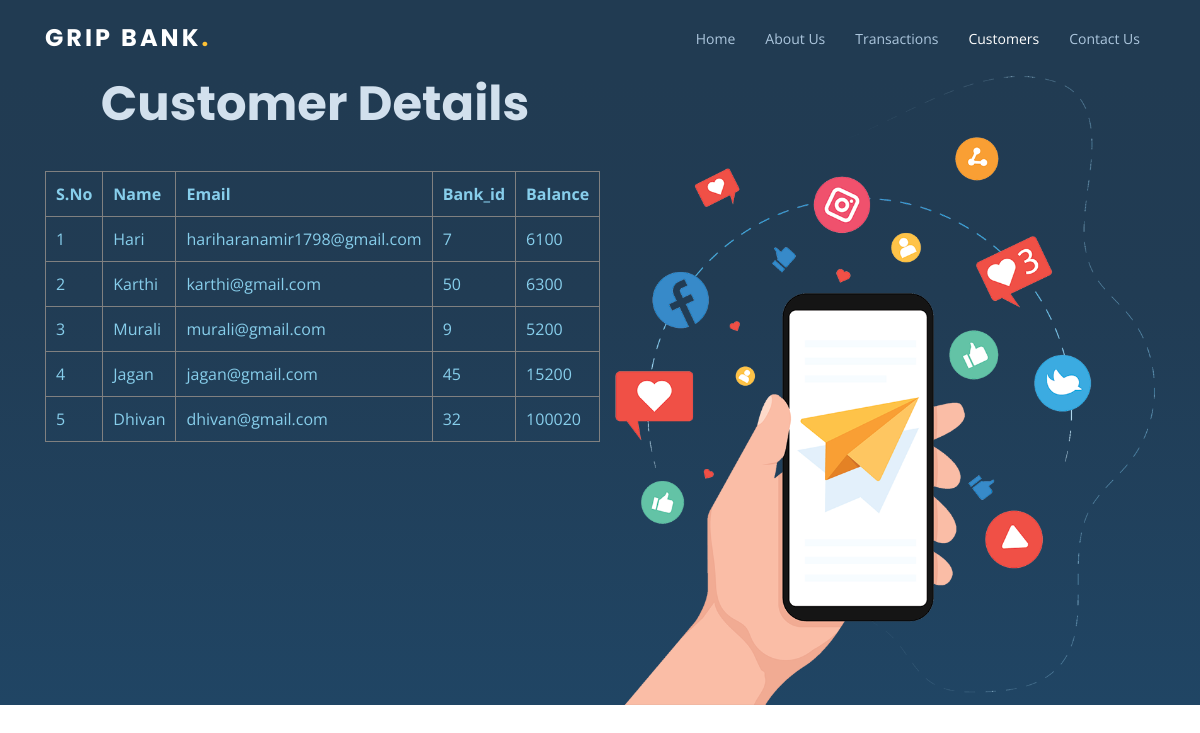
The app's page /customers/ with its own data.
### app/models.py (models this page shows)
class Account(models.Model):
    name=models.CharField(max_length=256)
    email=models.EmailField(max_length=256)
    bank_id=models.IntegerField()
    balance=models.IntegerField()

### app/views.py (the view)
# urls.py: path('customers/',views.Customers,name='customers'),
def Customers(request):
    customer=Account.objects.all()
    context={'customer':customer}
    return render(request,'customers.html',context)

### app/templates/customers.html (shortened to what this page needs)
<!DOCTYPE html>
<html lang="en">
{% load static %}
<head>
  <link href="{% static 'registration/assets/vendor/bootstrap/css/bootstrap.min.css' %}" rel="stylesheet">
  <link href="{% static 'registration/assets/vendor/icofont/icofont.min.css' %}" rel="stylesheet">
  <link href="{% static 'registration/assets/vendor/boxicons/css/boxicons.min.css' %}" rel="stylesheet">
  <link href="{% static 'registration/assets/vendor/owl.carousel/assets/owl.carousel.min.css' %}" rel="stylesheet">
  <link href="{% static 'registration/assets/vendor/venobox/venobox.css' %}" rel="stylesheet">
  <link href="{% static 'registration/assets/vendor/aos/aos.css' %}" rel="stylesheet">
  <link href="{% static 'registration/assets/css/style.css' %}" rel="stylesheet">
</head>
<body>
  <header id="header">
    <div class="container d-flex align-items-center">
      <div class="logo mr-auto">
        <h1 class="text-light"><a href="{% url 'home' %}">Grip Bank<span>.</span></a></h1>
      </div>
      <nav class="nav-menu d-none d-lg-block">
        <ul>
          <li><a href="{% url 'home' %}">Home</a></li>
          <li><a href="{% url 'about' %}">About Us</a></li>
          <li><a href="{% url 'transaction' %}">Transactions</a></li>
          <li class="active" ><a href="{% url 'customers' %}">Customers</a></li>
          <li><a href="{% url 'contact' %}">Contact Us</a></li>
        </ul>
      </nav>
    </div>
  </header>
  <section id="hero">
    <div class="container">
      <div class="row d-flex ">
      <div class=" col-lg-6 py-5 py-lg-0 order-2 order-lg-1" data-aos="fade-right">
        <h1 align='center'>Customer Details</h1>
        <br>
       <table border="1" align="center" cellpadding='10' class="table-tb">
        <thead>
           <th style="color: skyblue;">S.No</th>
            <th style="color: skyblue;">Name</th>
            <th style="color: skyblue;">Email</th>
           <th style="color: skyblue;">Bank_id</th>
           <th style="color: skyblue;">Balance</th>
        </thead>
        <tbody>
             {% for i in customer %}
            <tr>
               <td style="color: skyblue;">{{ i.id }}</td>
               <td style="color: skyblue;">{{ i.name }}</td>
               <td style="color: skyblue;">{{ i.email }}</td>
               <td style="color: skyblue;">{{ i.bank_id }}</td>
               <td style="color: skyblue;">{{ i.balance }}</td>
           </tr>
       </tbody>
  {% endfor %}
</div>
</div>
      </div>
      <div class="col-lg-6 order-1 order-lg-2 hero-img" data-aos="fade-left">
        <img src="{% static 'registration/assets/img/hero-img.png' %}" class="img-fluid" alt="">
      </div>
  </section>
</body>
</html>

### app/static/registration/assets/css/style.css (style rules this page uses)
body { font-family: "Open Sans", sans-serif; color: #444444; }
a { color: #fdc134; }
h1, h2, h3, h4, h5, h6 { font-family: "Raleway", sans-serif; }
#header { z-index: 997; transition: all 0.5s; padding: 16px 0; background: #213b52; }
#header .logo h1 { font-size: 24px; margin: 0; padding: 10px 0; line-height: 1; font-weight: 700; letter-spacing: 3px; text-transform: uppercase; font-family: "Poppins", sans-serif; }
#header .logo h1 a, #header .logo h1 a:hover { color: #fff; text-decoration: none; }
#header .logo h1 a span, #header .logo h1 a:hover span { color: #fdc134; }
.nav-menu, .nav-menu * { margin: 0; padding: 0; list-style: none; }
.nav-menu > ul > li { position: relative; white-space: nowrap; float: left; }
.nav-menu ul { border-radius: 6px; }
.nav-menu a { display: block; position: relative; color: #adc7de; padding: 10px 15px; transition: 0.3s; font-size: 14px; font-family: "Open Sans", sans-serif; }
.nav-menu a:hover, .nav-menu .active > a, .nav-menu li:hover > a { color: #fff; text-decoration: none; }
.mobile-nav { position: fixed; top: 55px; right: 15px; bottom: 15px; left: 15px; z-index: 9999; overflow-y: auto; background: #fff; transition: ease-in-out 0.2s; opacity: 0; visibility: hidden; border-radius: 10px; padding: 10px 0; }
.mobile-nav * { margin: 0; padding: 0; list-style: none; }
.mobile-nav a { display: block; position: relative; color: #213b52; padding: 10px 20px; font-weight: 500; outline: none; transition: 0.3s; }
.mobile-nav a:hover, .mobile-nav .active > a, .mobile-nav li:hover > a { color: #fdc134; text-decoration: none; }
#hero { width: 100%; padding: 0 0 0 0; background: #213b52; background: linear-gradient(180deg, #213b52 0%, #213c54 35%, #204564 100%); }
#hero h1 { margin: 0 0 15px 0; font-size: 48px; font-weight: 700; line-height: 56px; color: #d2e0ed; font-family: "Poppins", sans-serif; }
section { padding: 60px 0; overflow: hidden; }

### records on screen
Account: id "1", name "Hari", email "hariharanamir1798@gmail.com", bank_id "7", balance "6100"
Account: id "2", name "Karthi", email "karthi@gmail.com", bank_id "50", balance "6300"
Account: id "3", name "Murali", email "murali@gmail.com", bank_id "9", balance "5200"
Account: id "4", name "Jagan", email "jagan@gmail.com", bank_id "45", balance "15200"
Account: id "5", name "Dhivan", email "dhivan@gmail.com", bank_id "32", balance "100020"
